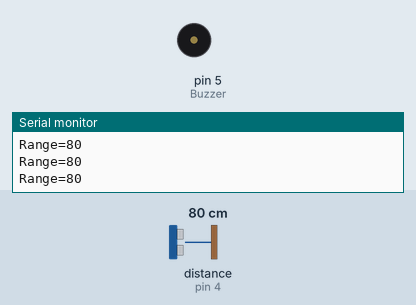
Bench run of a sketch on a simulated Arduino Uno, built with avr-gcc and run on an emulated ATmega328P. On the bench: buzzer (waves = sounding, pin HIGH), the last lines printed to the serial monitor. Inputs (shaded band) come from the test bench; at power-on: distance to the obstacle (sensor on pin 4) 80 cm. The echo pulse lasts 58.3 µs per cm.

Above: at 1.2 s.
1.3 s: distance to the obstacle (sensor on pin 4) set to 62 cm
2.8 s: distance to the obstacle (sensor on pin 4) set to 57 cm
At 3.2 s:
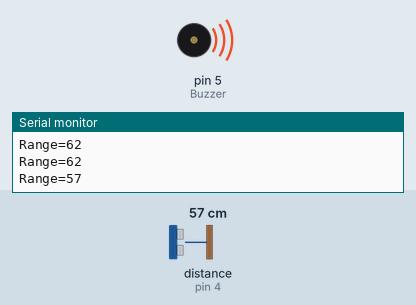
5.8 s: distance to the obstacle (sensor on pin 4) set to 250 cm
At 5.8 s:
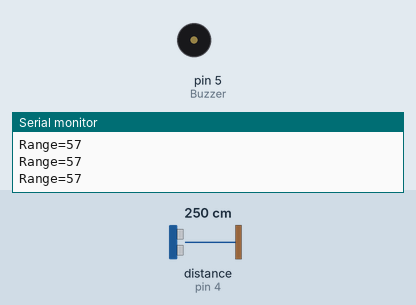
7.3 s: distance to the obstacle (sensor on pin 4) set to 35 cm
At 8.0 s:
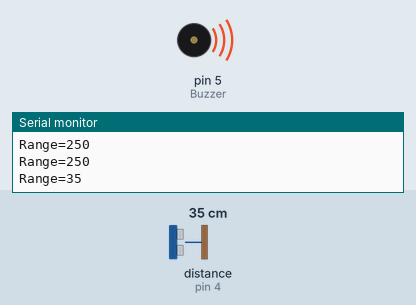
Timing chart, 0 to 11.3 s (numbered marks = the images above; inputs shaded):
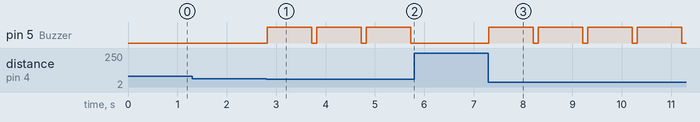

The sketch:

Ultrasound.ino
```cpp
#include "HCSR04.h"
#define Trig 3
#define Echo 4
#define Buzzer 5
HCSR04 myHc(Trig,Echo);

void setup() {
  // put your setup code here, to run once:
  Serial.begin(9600);
  pinMode(Buzzer,OUTPUT);
}

void loop() {
  // put your main code here, to run repeatedly:
  int range = myHc.dist();
  Serial.print("Range=");Serial.println(range);
  if(range<30){
    digitalWrite(Buzzer,HIGH);
    delay(200);
    digitalWrite(Buzzer,LOW);
    delay(50);
  }else if(range<60){
    digitalWrite(Buzzer,HIGH);
    delay(900);
    digitalWrite(Buzzer,LOW);
    delay(100);
  }
}
```

Measured:
- the behaviour switches between 60 and 59 cm on distance to the obstacle (sensor on pin 4) (found by bisection; images 0 and 1)
- after the input at 2.8 s, pin 5 (Buzzer): alternates HIGH for 0.90 s and LOW for 0.10 s, starting at once
- after the input at 5.8 s, pin 5 (Buzzer): stays LOW (without the input it goes to HIGH after 0.03 s)
- after the input at 7.3 s, pin 5 (Buzzer): alternates HIGH for 0.90 s and LOW for 0.10 s, starting at once
